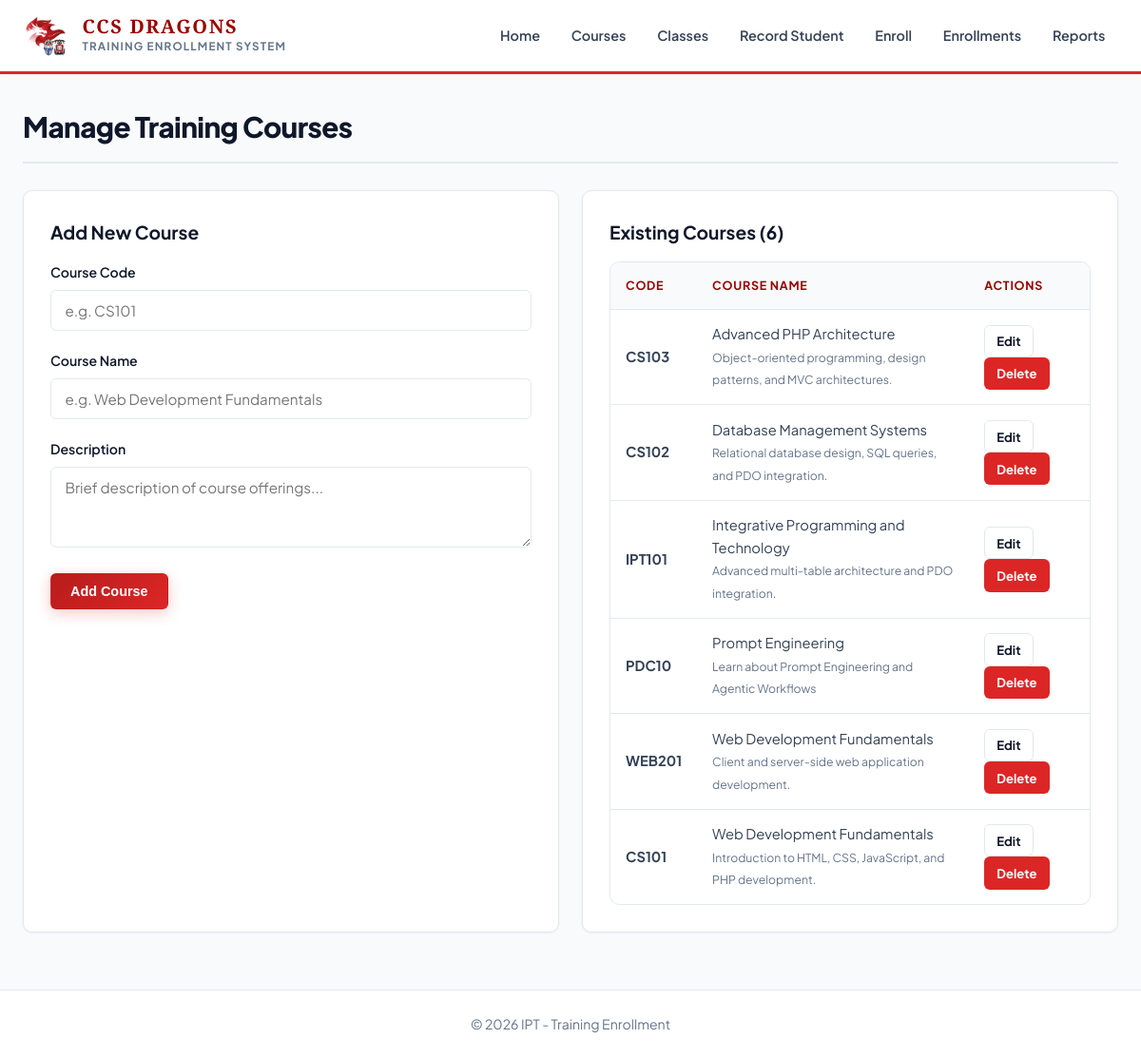
Screenshot of /admin/courses.php with the database file from the repository.
### tables this page shows
CREATE TABLE `courses` (
  `course_id` int(11) NOT NULL,
  `course_code` varchar(20) NOT NULL,
  `course_name` varchar(100) NOT NULL,
  `description` text DEFAULT NULL
);

### classes/Course.php (called while the page is built, shortened)
<?php
class Course
{
    private $db;
    public function __construct(PDO $db)
    {
        $this->db = $db;
    }
    public function all()
    {
        $stmt = $this->db->query("SELECT * FROM courses ORDER BY course_name ASC");
        return $stmt->fetchAll();
    }
}

### admin/courses.php (the view, shortened to what this page needs)
<?php
require_once __DIR__ . '/../config/db.php';
require_once __DIR__ . '/../classes/Course.php';
$courseModel = new Course($db);
$editCourse = null;
$courses = $courseModel->all();
require_once __DIR__ . '/../includes/header.php';
?>
<div class="page-header">
    <h1 class="page-title">Manage Training Courses</h1>
</div>
<div class="grid-2">
    <div class="card">
        <h2 class="card-title"><?php echo $editCourse ? 'Edit Course' : 'Add New Course'; ?></h2>
        <form method="POST" action="courses.php">
            <div class="form-group">
                <label class="form-label" for="course_code">Course Code</label>
                <input type="text" id="course_code" name="course_code" class="form-control"
                       value="<?php echo htmlspecialchars($editCourse['course_code'] ?? ''); ?>"
                       placeholder="e.g. CS101" required>
            </div>
            <div class="form-group">
                <label class="form-label" for="course_name">Course Name</label>
                <input type="text" id="course_name" name="course_name" class="form-control"
                       value="<?php echo htmlspecialchars($editCourse['course_name'] ?? ''); ?>"
                       placeholder="e.g. Web Development Fundamentals" required>
            </div>
            <div class="form-group">
                <label class="form-label" for="description">Description</label>
                <textarea id="description" name="description" class="form-control"
                          placeholder="Brief description of course offerings..."><?php echo htmlspecialchars($editCourse['description'] ?? ''); ?></textarea>
            </div>
            <button type="submit" class="btn btn-primary">
                <?php echo $editCourse ? 'Save Changes' : 'Add Course'; ?>
            </button>
        </form>
    </div>
    <div class="card">
        <h2 class="card-title">Existing Courses (<?php echo count($courses); ?>)</h2>
        <div class="table-container">
            <table class="table">
                <thead>
                    <tr>
                        <th>Code</th>
                        <th>Course Name</th>
                        <th>Actions</th>
                    </tr>
                </thead>
                <tbody>
                    <?php if (empty($courses)): ?>
                        <tr>
                            <td colspan="3" style="text-align: center; color: var(--text-muted);">No courses found. Add your first course!</td>
                        </tr>
                    <?php else: ?>
                        <?php foreach ($courses as $c): ?>
                            <tr>
                                <td><strong><?php echo htmlspecialchars($c['course_code']); ?></strong></td>
                                <td>
                                    <div><?php echo htmlspecialchars($c['course_name']); ?></div>
                                    <small style="color: var(--text-muted);"><?php echo htmlspecialchars($c['description'] ?? ''); ?></small>
                                </td>
                                <td>
                                    <a href="courses.php?edit=<?php echo $c['course_id']; ?>" class="btn btn-sm btn-outline">Edit</a>
                                    <a href="courses.php?delete=<?php echo $c['course_id']; ?>"
                                       class="btn btn-sm btn-danger"
                                       onclick="return confirm('Are you sure you want to delete this course? Associated classes may be affected.');">Delete</a>
                                </td>
                            </tr>
                        <?php endforeach; ?>
                    <?php endif; ?>
                </tbody>
            </table>
        </div>
    </div>
</div>
<?php require_once __DIR__ . '/../includes/footer.php'; ?>

### css/style.css (style rules this page uses)
:root { --primary-red: #dc2626; --primary-red-dark: #b91c1c; --primary-red-deep: #990000; --primary-red-light: #fef2f2; --primary-red-border: #fca5a5; --red-gradient: linear-gradient(135deg, #b91c1c 0%, #dc2626 100%); --gold-accent: #d97706; --gold-accent-light: #fffbeb; --bg-body: #f8fafc; --bg-card: #ffffff; --bg-card-alt: #f1f5f9; --bg-input: #ffffff; --border-color: #e2e8f0; --border-subtle: #cbd5e1; --text-heading: #0f172a; --text-body: #334155; --text-muted: #64748b; --text-white: #ffffff; --success-bg: #dcfce7; --success-text: #15803d; --success-border: #86efac; --danger-bg: #fee2e2; --danger-text: #b91c1c; --danger-border: #fca5a5; --radius-sm: 6px; --radius-md: 10px; --radius-lg: 16px; --shadow-sm: 0 1px 3px rgba(0, 0, 0, 0.05); --shadow-md: 0 4px 12px -2px rgba(0, 0, 0, 0.08), 0 2px 6px -1px rgba(0, 0, 0, 0.04); --shadow-lg: 0 10px 25px -5px rgba(0, 0, 0, 0.1), 0 8px 10px -6px rgba(0, 0, 0, 0.05); --shadow-red: 0 4px 15px rgba(220, 38, 38, 0.25); }
* { box-sizing: border-box; margin: 0; padding: 0; }
body { font-family: 'Plus Jakarta Sans', system-ui, -apple-system, sans-serif; background-color: var(--bg-body); color: var(--text-body); line-height: 1.6; display: flex; flex-direction: column; min-height: 100vh; }
.page-header { display: flex; justify-content: space-between; align-items: center; margin-bottom: 1.75rem; padding-bottom: 0.75rem; border-bottom: 2px solid var(--border-color); }
.page-title { font-size: 1.85rem; font-weight: 800; color: var(--text-heading); letter-spacing: -0.02em; position: relative; }
.card { background: var(--bg-card); border: 1px solid var(--border-color); border-radius: var(--radius-md); box-shadow: var(--shadow-sm); padding: 1.75rem; margin-bottom: 1.75rem; position: relative; overflow: hidden; transition: box-shadow 0.25s ease, border-color 0.25s ease, transform 0.25s ease; }
.card-title { font-size: 1.2rem; font-weight: 700; margin-bottom: 1rem; color: var(--text-heading); display: flex; align-items: center; gap: 0.5rem; }
.grid-2 { display: grid; grid-template-columns: 1fr 1fr; gap: 1.5rem; }
.form-group { margin-bottom: 1.25rem; }
.form-label { display: block; font-weight: 600; margin-bottom: 0.45rem; font-size: 0.88rem; color: var(--text-heading); }
.form-control { width: 100%; padding: 0.7rem 0.9rem; background-color: var(--bg-input); border: 1px solid var(--border-color); border-radius: var(--radius-sm); color: var(--text-heading); font-family: inherit; font-size: 0.95rem; transition: border-color 0.2s ease, box-shadow 0.2s ease; }
textarea.form-control { resize: vertical; min-height: 85px; }
.btn { display: inline-flex; align-items: center; justify-content: center; gap: 0.5rem; padding: 0.65rem 1.25rem; font-size: 0.9rem; font-weight: 700; border-radius: var(--radius-sm); border: 1px solid transparent; cursor: pointer; text-decoration: none; transition: all 0.2s ease; }
.btn-primary { background: var(--red-gradient); color: #ffffff; box-shadow: var(--shadow-red); }
.btn-danger { background: #dc2626; color: #ffffff; }
.btn-outline { background: #ffffff; border-color: var(--border-color); color: var(--text-heading); }
.btn-sm { padding: 0.35rem 0.75rem; font-size: 0.82rem; }
.table-container { overflow-x: auto; border-radius: var(--radius-md); border: 1px solid var(--border-color); background: #ffffff; }
.table { width: 100%; border-collapse: collapse; text-align: left; font-size: 0.92rem; }
.table th, .table td { padding: 0.9rem 1rem; border-bottom: 1px solid var(--border-color); }
.table th { background-color: #f8fafc; font-weight: 700; color: var(--primary-red-deep); text-transform: uppercase; font-size: 0.78rem; letter-spacing: 0.06em; }
.table tbody tr:last-child td { border-bottom: none; }

### rows the page displays
courses: course_code "CS103", course_name "Advanced PHP Architecture", description "Object-oriented programming, design patterns, and MVC architectures."
courses: course_code "CS102", course_name "Database Management Systems", description "Relational database design, SQL queries, and PDO integration."
courses: course_code "IPT101", course_name "Integrative Programming and Technology", description "Advanced multi-table architecture and PDO integration."
courses: course_code "PDC10", course_name "Prompt Engineering", description "Learn about Prompt Engineering and Agentic Workflows"
courses: course_code "WEB201", course_name "Web Development Fundamentals", description "Client and server-side web application development."
courses: course_code "CS101", course_name "Web Development Fundamentals", description "Introduction to HTML, CSS, JavaScript, and PHP development."

### other values shown
count($courses) "6"
